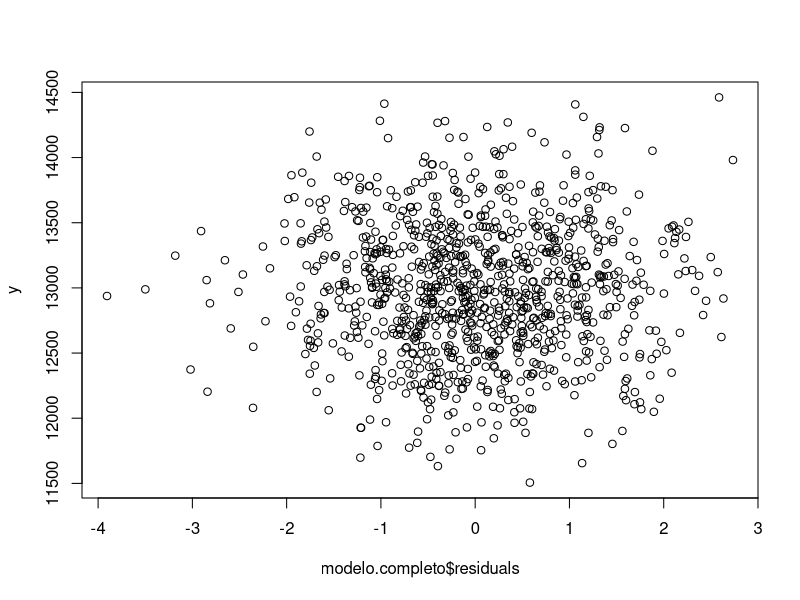
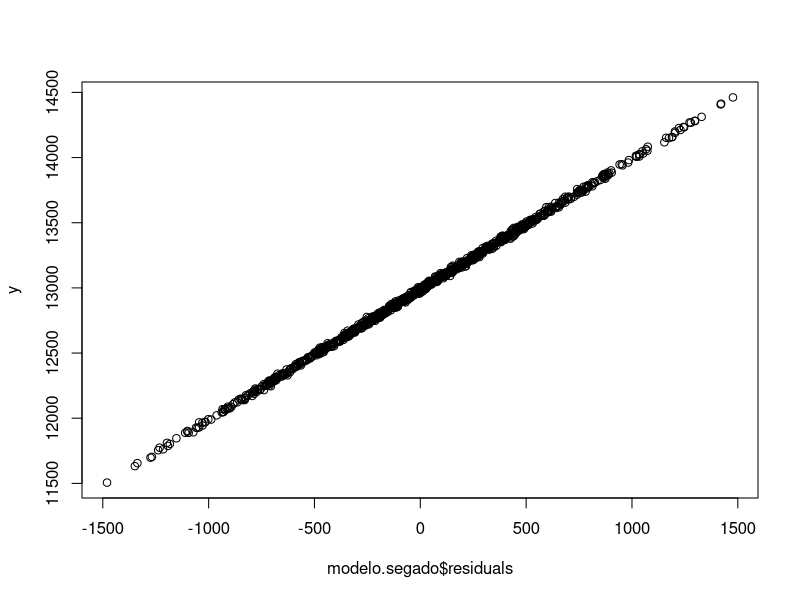

The R source for these figures, in order:
# Propiedades numéricas del OLS, Gauss-Markov, sesgo de variable omitida
#################################################################
cat("\014")
rm(list=ls())
graphics.off()

#################################################################
# Motivacion
#################################################################

# Ademas de trabajar con incertidumbre (intervalos de confianza, p-values, etc.), 
# la estadistica inferencial (lo que estamos haciendo este semestre) 
# descansa sobre supuestos muy importantes.

# Es importante conocer estos supuestos. Te daras cuenta que 
# la principal herramienta cuantitativa de las ciencias sociales 
# tiene muchos defectos y/o supuestos irreales. En consecuencia, siempre
# actua con prudencia y humildad respecto a tus resultados.


#################################################################
# Supuestos de los modelos lineales
#################################################################

# (1) El error tiene promedio cero: por eso SIEMPRE calcula los errores y plotealos.
# (2) El error tiene varianza constante: idem.
# (3) El error no esta correlacionado (los errores son independientes entre si): idem.
# (4) El error esta normalmente distribiuido: idem.
# (5) Las X's estan medidos sin error, y son independientes del error.
# (6) Las X's no son invariables, es decir, las X's son variables, no constantes.

# (*) Punto sobre la diferencia entre ERROR y RESIDUO:
## recuerda que y = b0 + b1x1 + e. 
## Ese "e" en realidad, es un residuo, no "error". "Parametro de poblacion."

#################################################################
# Teorema de Gauss-Markov
#################################################################

# el fundamento matematico de OLS (modelos lineales), es el 
# Teorema de Gauss-Markov.

# Consiste en lo siguiente: si
## (a) el error tiene promedio cero, y
## (b) si el error esta normalmente distribuido, y
## (c) si el error tiene varianza constante,
# entonces nuestros betas son los estimadores mas eficientes y sin sesgo.

# En ingles, es conocido como "BLUE": "best linear unbiased estimator".

# En otras palabras, cuando todos los supuestos funcionan, 
# la diferencia entre la MATRIZ QUE CONTIENE TODOS LOS BETAS CORRECTOS,
# Y LA MATRIZ QUE NOSOTROS TENEMOS ACCESO (O POODEMOS OCUPAR) ES CERO.

# (1) Punto del modelo "real"
# (2) Punto del epsilon y la letra "e"
# (3) Punto del beta y la letra "b"

# Son diferencias filosoficas. Importantes...pero filosoficas.


# Que puede salir mal?
## Ej.: los errores no son independientes; es decir, son dependientes. 
### Caso de las series de tiempo.


#################################################################
# Sesgo de Variable Omitida
#################################################################

# Todos los supuestos de OLS operan bajo otro supuesto: el modelo que 
# estimamos, es el "verdadero modelo". Es decir, no se nos queda ninguna
# variable afuera: i.e., todas las variables que debieramos ocupar, estan 
# consideradas. Si esto falla, todo falla, y tenemos "el sesgo de la variable
# omitida".

# Mal que mal, OLS es una ecuacion, y el valor de los betas cambiara si es que 
# no incluimos todas las variables que debieramos incluir. 

## ILUSTRAR EN LA PIZARRA.

# Para demostrar este punto, simularemos (inventaremos) unos datos. 


# Inventemos las variables independientes
set.seed(2020)
x1 = rnorm(1000, 10) # como nunca, conocemos que el promedio REAL de esta variable es 10
x2 = rnorm(1000, 20) # como nunca, conocemos que el promedio REAL de esta variable es 20
x3 = rnorm(1000, 30) # como nunca, conocemos que el promedio REAL de esta variable es 30

# Definamos que, como debiera ser, el error tiene promedio cero.
e = rnorm(1000, 0)

# Establecer el valor real de los betas: conocemos con exactitud los valores,
# porque nosotros los creamos!
b1 = 1
b2 = -100
b3 = 500

# El "VERDADERO MODELO": "y" es una combinacion lineal de todas las variables.
y = b1*x1 + b2*x2 + b3*x3 + e

# Hagamos una regresion.
modelo.completo = lm(y ~ x1 + x2 + x3)
summary(modelo.completo) # sin sorpresa, los betas son los mismos que inventamos nosotros.

# (1) La tabla de "Residuals" dice que la mediana es 0. Eso es genial. Pero sin sorpresas, nosotros inventamos todo, asi que obvio que resulta bien.
# (2) Plotiemos los errores

plot(modelo.completo$residuals, y) 


# Perfecto! No notamos ningun patron.
# Es decir, vemos una nube desordenada de puntos. 
# Aqui es cuando VEMOS lo que asumimos: los errores se cancelan entre si.



# Variable Omitida: Que pasa con nuestros coeficientes cuando se nos quedan dos
# variables afuera?

modelo.segado = lm(y ~ x1)

summary(modelo.segado) # Ya los resultados son muy diferentes.

# (1) Mediana de los residuos? 
# (2) Plotiemos los errores?

plot(modelo.segado$residuals, y) 

## Uff...vemos un patron clarisimo, y ya nuestra nube desaparecio. 
## (1) Cual es el patron? 


#################################################################
# Atencion
#################################################################

# Lo peor de todo, es que nunca sabras si te faltan variables o no.
# Es por esto que lo que guia el proceso de anadir/remover variables, es 
# teoria. Es un proceso casi artistico.
